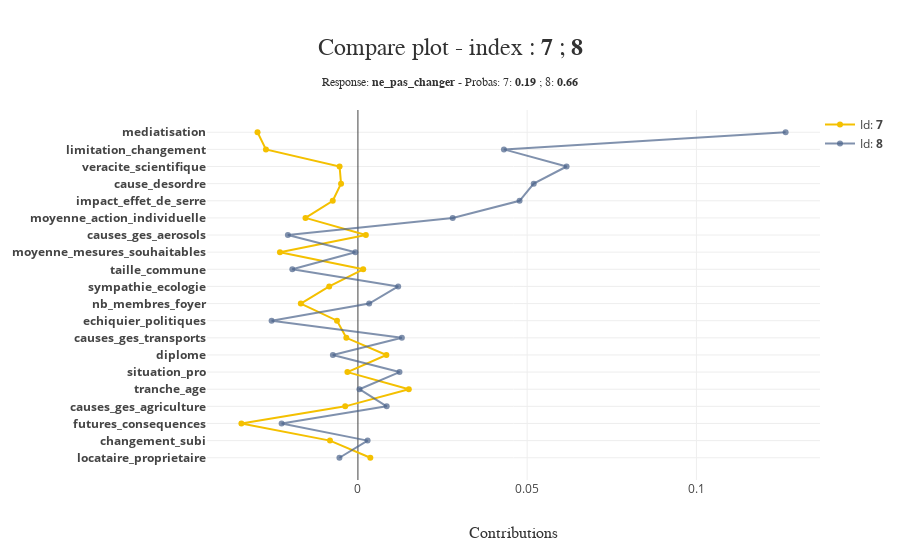

Here is the notebook cell this chart was saved with:
### Code cell
xpl_framaform.plot.compare_plot(index=[df_framaform_reduit.index[0], df_framaform_reduit.index[1]])

### Figure 1 — Plotly figure (JSON) as saved in the notebook; plotly's stock layout.template omitted (floating-point values rounded to 4 significant figures)
{"data": [{"hoverinfo": "text", "hovertext": ["Id: <b>7</b><br /><b>locataire_proprietaire</b> <br />Contribution: 0.0037 <br />Value: Locataire", "Id: <b>7</b><br /><b>changement_subi</b> <br />Contribution: -0.0083 <br />Value: Oui, parfois", "Id: <b>7</b><br /><b>futures_consequences</b> <br />Contribution: -0.0344 <br />Value: Les conditions de vie deviendront extrêmement<br />pénibles à cause des dérèglements climatiques", "Id: <b>7</b><br /><b>causes_ges_agriculture</b> <br />Contribution: -0.0038 <br />Value: Beaucoup", "Id: <b>7</b><br /><b>tranche_age</b> <br />Contribution: 0.0150 <br />Value: 25-34 ans", "Id: <b>7</b><br /><b>situation_pro</b> <br />Contribution: -0.0031 <br />Value: ...exercez actuellement une profession", "Id: <b>7</b><br /><b>diplome</b> <br />Contribution: 0.0084 <br />Value: 2EME, 3EME CYCLE UNIVERSITAIRE OU GRANDES ECOLES", "Id: <b>7</b><br /><b>causes_ges_transports</b> <br />Contribution: -0.0034 <br />Value: Beaucoup", "Id: <b>7</b><br /><b>echiquier_politiques</b> <br />Contribution: -0.0062 <br />Value: No rep.", "Id: <b>7</b><br /><b>nb_membres_foyer</b> <br />Contribution: -0.0169 <br />Value: 2 personnes", "Id: <b>7</b><br /><b>sympathie_ecologie</b> <br />Contribution: -0.0085 <br />Value: assez", "Id: <b>7</b><br /><b>taille_commune</b> <br />Contribution: 0.0016 <br />Value: Dans une ville de 20.000 à moins de 100.000 habitants", "Id: <b>7</b><br /><b>moyenne_mesures_souhaitables</b> <br />Contribution: -0.0230 <br />Value: 3.4615384615384617", "Id: <b>7</b><br /><b>causes_ges_aerosols</b> <br />Contribution: 0.0023 <br />Value: Assez", "Id: <b>7</b><br /><b>moyenne_action_individuelle</b> <br />Contribution: -0.0155 <br />Value: 3.4375", "Id: <b>7</b><br /><b>impact_effet_de_serre</b> <br />Contribution: -0.0074 <br />Value: certitude_scientifique", "Id: <b>7</b><br /><b>cause_desordre</b> <br />Contribution: -0.0050 <br />Value: certitudes_causes", "Id: <b>7</b><br /><b>veracite_scientifique</b> <br />Contribution: -0.0054 <br />Value: evalue_correctement", "Id: <b>7</b><br /><b>limitation_changement</b> <br />Contribution: -0.0272 <br />Value: Non, probablement pas", "Id: <b>7</b><br /><b>mediatisation</b> <br />Contribution: -0.0297 <br />Value: On n'en parle pas assez"], "marker": {"color": "rgba(244, 192, 0, 1.0)"}, "mode": "lines+markers", "name": "Id: <b>7</b>", "showlegend": true, "type": "scatter", "x": [0.00367, -0.008252, -0.03442, -0.003758, 0.01503, -0.003105, 0.0084, -0.003425, -0.006178, -0.01687, -0.008476, 0.001562, -0.02303, 0.002343, -0.01549, -0.007433, -0.004986, -0.005413, -0.02717, -0.02966], "y": ["<b>locataire_proprietaire</b>", "<b>changement_subi</b>", "<b>futures_consequences</b>", "<b>causes_ges_agriculture</b>", "<b>tranche_age</b>", "<b>situation_pro</b>", "<b>diplome</b>", "<b>causes_ges_transports</b>", "<b>echiquier_politiques</b>", "<b>nb_membres_foyer</b>", "<b>sympathie_ecologie</b>", "<b>taille_commune</b>", "<b>moyenne_mesures_souhaitables</b>", "<b>causes_ges_aerosols</b>", "<b>moyenne_action_individuelle</b>", "<b>impact_effet_de_serre</b>", "<b>cause_desordre</b>", "<b>veracite_scientifique</b>", "<b>limitation_changement</b>", "<b>mediatisation</b>"]}, {"hoverinfo": "text", "hovertext": ["Id: <b>8</b><br /><b>locataire_proprietaire</b> <br />Contribution: -0.0055 <br />Value: Locataire", "Id: <b>8</b><br /><b>changement_subi</b> <br />Contribution: 0.0029 <br />Value: Non, rarement", "Id: <b>8</b><br /><b>futures_consequences</b> <br />Contribution: -0.0225 <br />Value: Les conditions de vie deviendront extrêmement<br />pénibles à cause des dérèglements climatiques", "Id: <b>8</b><br /><b>causes_ges_agriculture</b> <br />Contribution: 0.0085 <br />Value: Assez", "Id: <b>8</b><br /><b>tranche_age</b> <br />Contribution: 0.0004 <br />Value: 18-24 ans", "Id: <b>8</b><br /><b>situation_pro</b> <br />Contribution: 0.0123 <br />Value: ...êtes étudiant, lycéen", "Id: <b>8</b><br /><b>diplome</b> <br />Contribution: -0.0074 <br />Value: BACCALAUREAT GENERAL, TECHNOLOGIQUE OU PROFESSIONNEL", "Id: <b>8</b><br /><b>causes_ges_transports</b> <br />Contribution: 0.0130 <br />Value: Assez", "Id: <b>8</b><br /><b>echiquier_politiques</b> <br />Contribution: -0.0255 <br />Value: No rep.", "Id: <b>8</b><br /><b>nb_membres_foyer</b> <br />Contribution: 0.0033 <br />Value: 1 personne", "Id: <b>8</b><br /><b>sympathie_ecologie</b> <br />Contribution: 0.0119 <br />Value: peu", "Id: <b>8</b><br /><b>taille_commune</b> <br />Contribution: -0.0194 <br />Value: Dans une ville de 2000 à moins de 20.000 habitants", "Id: <b>8</b><br /><b>moyenne_mesures_souhaitables</b> <br />Contribution: -0.0008 <br />Value: 3.076923076923077", "Id: <b>8</b><br /><b>causes_ges_aerosols</b> <br />Contribution: -0.0207 <br />Value: Beaucoup", "Id: <b>8</b><br /><b>moyenne_action_individuelle</b> <br />Contribution: 0.0280 <br />Value: 3.0", "Id: <b>8</b><br /><b>impact_effet_de_serre</b> <br />Contribution: 0.0478 <br />Value: hypothese_non_certaine", "Id: <b>8</b><br /><b>cause_desordre</b> <br />Contribution: 0.0519 <br />Value: pas_certitude", "Id: <b>8</b><br /><b>veracite_scientifique</b> <br />Contribution: 0.0616 <br />Value: scientifique_exagere", "Id: <b>8</b><br /><b>limitation_changement</b> <br />Contribution: 0.0431 <br />Value: Non, certainement pas", "Id: <b>8</b><br /><b>mediatisation</b> <br />Contribution: 0.1263 <br />Value: On parle trop du changement climatique"], "marker": {"color": "rgba(74, 99, 138, 0.7)"}, "mode": "lines+markers", "name": "Id: <b>8</b>", "showlegend": true, "type": "scatter", "x": [-0.005459, 0.00286, -0.02253, 0.008498, 0.0004487, 0.01228, -0.0074, 0.01298, -0.0255, 0.00333, 0.0119, -0.01937, -0.0007695, -0.02068, 0.028, 0.04775, 0.05194, 0.06165, 0.04313, 0.1263], "y": ["<b>locataire_proprietaire</b>", "<b>changement_subi</b>", "<b>futures_consequences</b>", "<b>causes_ges_agriculture</b>", "<b>tranche_age</b>", "<b>situation_pro</b>", "<b>diplome</b>", "<b>causes_ges_transports</b>", "<b>echiquier_politiques</b>", "<b>nb_membres_foyer</b>", "<b>sympathie_ecologie</b>", "<b>taille_commune</b>", "<b>moyenne_mesures_souhaitables</b>", "<b>causes_ges_aerosols</b>", "<b>moyenne_action_individuelle</b>", "<b>impact_effet_de_serre</b>", "<b>cause_desordre</b>", "<b>veracite_scientifique</b>", "<b>limitation_changement</b>", "<b>mediatisation</b>"]}], "layout": {"height": 550, "hovermode": "closest", "legend": {"x": 1, "y": 1}, "margin": {"b": 70, "l": 150, "r": 20, "t": 110}, "title": {"font": {"color": "rgb(50, 50, 50)", "family": "Arial", "size": 24}, "text": "Compare plot - index : <b>7</b> ; <b>8</b><span style='font-size: 12px;'><br />Response: <b>ne_pas_changer</b> - Probas: 7: <b>0.19</b> ; 8: <b>0.66</b></span>", "x": 0.5, "xanchor": "center", "y": 0.9, "yanchor": "middle"}, "width": 900, "xaxis": {"automargin": true, "title": {"font": {"color": "rgb(50, 50, 50)", "family": "Arial Black", "size": 16}, "text": "Contributions"}}, "yaxis": {"automargin": true, "title": {"font": {"color": "rgb(50, 50, 50)", "family": "Arial Black", "size": 16}}, "type": "category"}}}
